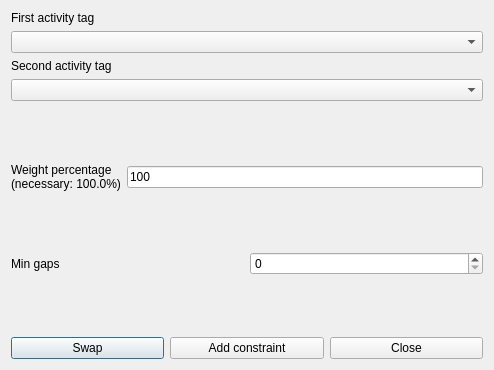
<?xml version="1.0" encoding="UTF-8"?>
<ui version="4.0">
 <class>AddConstraintStudentsMinGapsBetweenOrderedPairOfActivityTagsPerRealDayForm_template</class>
 <widget class="QDialog" name="AddConstraintStudentsMinGapsBetweenOrderedPairOfActivityTagsPerRealDayForm_template">
  <property name="geometry">
   <rect>
    <x>0</x>
    <y>0</y>
    <width>494</width>
    <height>370</height>
   </rect>
  </property>
  <property name="windowTitle">
   <string extracomment="This is the title of the dialog to add a new constraint of this type">Add students min gaps between ordered pair of activity tags per real day</string>
  </property>
  <layout class="QVBoxLayout" name="verticalLayout_2">
   <item>
    <layout class="QVBoxLayout" name="verticalLayout">
     <item>
      <widget class="QLabel" name="firstActivityTagTextLabel">
       <property name="frameShape">
        <enum>QFrame::NoFrame</enum>
       </property>
       <property name="frameShadow">
        <enum>QFrame::Plain</enum>
       </property>
       <property name="text">
        <string>First activity tag</string>
       </property>
       <property name="wordWrap">
        <bool>false</bool>
       </property>
      </widget>
     </item>
     <item>
      <widget class="QComboBox" name="firstActivityTagComboBox">
       <property name="editable">
        <bool>false</bool>
       </property>
       <property name="insertPolicy">
        <enum>QComboBox::NoInsert</enum>
       </property>
       <property name="duplicatesEnabled">
        <bool>false</bool>
       </property>
      </widget>
     </item>
     <item>
      <widget class="QLabel" name="secondActivityTagTextLabel">
       <property name="frameShape">
        <enum>QFrame::NoFrame</enum>
       </property>
       <property name="frameShadow">
        <enum>QFrame::Plain</enum>
       </property>
       <property name="text">
        <string>Second activity tag</string>
       </property>
       <property name="wordWrap">
        <bool>false</bool>
       </property>
      </widget>
     </item>
     <item>
      <widget class="QComboBox" name="secondActivityTagComboBox">
       <property name="editable">
        <bool>false</bool>
       </property>
       <property name="insertPolicy">
        <enum>QComboBox::NoInsert</enum>
       </property>
       <property name="duplicatesEnabled">
        <bool>false</bool>
       </property>
      </widget>
     </item>
    </layout>
   </item>
   <item>
    <spacer name="spacer1">
     <property name="orientation">
      <enum>Qt::Vertical</enum>
     </property>
     <property name="sizeType">
      <enum>QSizePolicy::Expanding</enum>
     </property>
     <property name="sizeHint" stdset="0">
      <size>
       <width>20</width>
       <height>31</height>
      </size>
     </property>
    </spacer>
   </item>
   <item>
    <layout class="QHBoxLayout" name="horizontalLayout">
     <item>
      <widget class="QLabel" name="weightTextLabel">
       <property name="frameShape">
        <enum>QFrame::NoFrame</enum>
       </property>
       <property name="frameShadow">
        <enum>QFrame::Plain</enum>
       </property>
       <property name="text">
        <string>Weight percentage
(necessary: 100.0%)</string>
       </property>
       <property name="wordWrap">
        <bool>false</bool>
       </property>
      </widget>
     </item>
     <item>
      <widget class="QLineEdit" name="weightLineEdit">
       <property name="text">
        <string notr="true">100</string>
       </property>
      </widget>
     </item>
    </layout>
   </item>
   <item>
    <spacer name="spacer1_2">
     <property name="orientation">
      <enum>Qt::Vertical</enum>
     </property>
     <property name="sizeType">
      <enum>QSizePolicy::Expanding</enum>
     </property>
     <property name="sizeHint" stdset="0">
      <size>
       <width>20</width>
       <height>18</height>
      </size>
     </property>
    </spacer>
   </item>
   <item>
    <layout class="QHBoxLayout" name="horizontalLayout_2">
     <item>
      <widget class="QLabel" name="minGapsTextLabel">
       <property name="frameShape">
        <enum>QFrame::NoFrame</enum>
       </property>
       <property name="frameShadow">
        <enum>QFrame::Plain</enum>
       </property>
       <property name="text">
        <string>Min gaps</string>
       </property>
       <property name="wordWrap">
        <bool>false</bool>
       </property>
      </widget>
     </item>
     <item>
      <widget class="QSpinBox" name="minGapsSpinBox"/>
     </item>
    </layout>
   </item>
   <item>
    <spacer name="spacer1_3">
     <property name="orientation">
      <enum>Qt::Vertical</enum>
     </property>
     <property name="sizeType">
      <enum>QSizePolicy::Expanding</enum>
     </property>
     <property name="sizeHint" stdset="0">
      <size>
       <width>20</width>
       <height>16</height>
      </size>
     </property>
    </spacer>
   </item>
   <item>
    <layout class="QHBoxLayout">
     <item>
      <widget class="QPushButton" name="swapPushButton">
       <property name="text">
        <string comment="Interchange (swap) the two selected activity tags in the dialog">Swap</string>
       </property>
      </widget>
     </item>
     <item>
      <widget class="QPushButton" name="addConstraintPushButton">
       <property name="text">
        <string>Add constraint</string>
       </property>
      </widget>
     </item>
     <item>
      <widget class="QPushButton" name="closePushButton">
       <property name="text">
        <string>Close</string>
       </property>
      </widget>
     </item>
    </layout>
   </item>
  </layout>
 </widget>
 <layoutdefault spacing="6" margin="11"/>
 <resources/>
 <connections/>
</ui>
